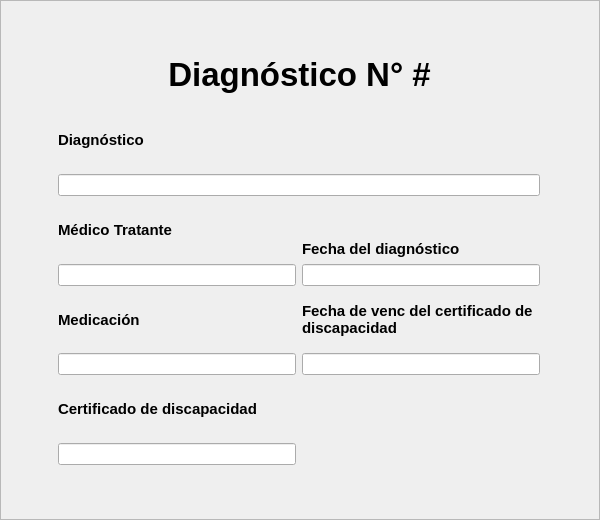
           <widget class="QDockWidget" name="dockWidget_diagnostico">
            <property name="minimumSize">
             <size>
              <width>600</width>
              <height>520</height>
             </size>
            </property>
            <property name="maximumSize">
             <size>
              <width>600</width>
              <height>520</height>
             </size>
            </property>
            <property name="styleSheet">
             <string/>
            </property>
            <property name="floating">
             <bool>true</bool>
            </property>
            <property name="features">
             <set>QDockWidget::DockWidgetClosable|QDockWidget::DockWidgetMovable</set>
            </property>
            <widget class="QWidget" name="dockWidgetContents">
             <layout class="QVBoxLayout" name="verticalLayout_46">
              <property name="spacing">
               <number>0</number>
              </property>
              <property name="leftMargin">
               <number>0</number>
              </property>
              <property name="topMargin">
               <number>0</number>
              </property>
              <property name="rightMargin">
               <number>0</number>
              </property>
              <property name="bottomMargin">
               <number>0</number>
              </property>
              <item>
               <widget class="QFrame" name="espacio_principal_2">
                <property name="styleSheet">
                 <string notr="true"/>
                </property>
                <property name="frameShape">
                 <enum>QFrame::StyledPanel</enum>
                </property>
                <property name="frameShadow">
                 <enum>QFrame::Raised</enum>
                </property>
                <property name="tipo" stdset="0">
                 <string>espacio_principal</string>
                </property>
                <layout class="QVBoxLayout" name="verticalLayout_11">
                 <item alignment="Qt::AlignHCenter|Qt::AlignVCenter">
                  <widget class="QFrame" name="frame_5">
                   <property name="minimumSize">
                    <size>
                     <width>519</width>
                     <height>447</height>
                    </size>
                   </property>
                   <property name="maximumSize">
                    <size>
                     <width>519</width>
                     <height>447</height>
                    </size>
                   </property>
                   <layout class="QVBoxLayout" name="verticalLayout_10">
                    <property name="spacing">
                     <number>0</number>
                    </property>
                    <property name="leftMargin">
                     <number>9</number>
                    </property>
                    <property name="topMargin">
                     <number>9</number>
                    </property>
                    <property name="rightMargin">
                     <number>9</number>
                    </property>
                    <property name="bottomMargin">
                     <number>9</number>
                    </property>
                    <item>
                     <widget class="QFrame" name="frame_4">
                      <property name="minimumSize">
                       <size>
                        <width>501</width>
                        <height>58</height>
                       </size>
                      </property>
                      <property name="maximumSize">
                       <size>
                        <width>501</width>
                        <height>58</height>
                       </size>
                      </property>
                      <property name="styleSheet">
                       <string notr="true">QFrame{
	border-bottom-left-radius:0px;
	border-bottom-right-radius:0px
}</string>
                      </property>
                      <property name="frameShape">
                       <enum>QFrame::StyledPanel</enum>
                      </property>
                      <property name="frameShadow">
                       <enum>QFrame::Raised</enum>
                      </property>
                      <property name="tipo" stdset="0">
                       <string>espacio_titulo_form</string>
                      </property>
                      <layout class="QHBoxLayout" name="horizontalLayout_4">
                       <item>
                        <widget class="QLabel" name="titulo">
                         <property name="minimumSize">
                          <size>
                           <width>483</width>
                           <height>40</height>
                          </size>
                         </property>
                         <property name="maximumSize">
                          <size>
                           <width>483</width>
                           <height>63</height>
                          </size>
                         </property>
                         <property name="font">
                          <font>
                           <family>Segoe UI</family>
                           <pointsize>25</pointsize>
                           <weight>75</weight>
                           <italic>false</italic>
                           <bold>true</bold>
                          </font>
                         </property>
                         <property name="styleSheet">
                          <string notr="true">QLabel{

	font-size:25pt;

}</string>
                         </property>
                         <property name="text">
                          <string>Diagnóstico N° #</string>
                         </property>
                         <property name="alignment">
                          <set>Qt::AlignCenter</set>
                         </property>
                         <property name="tipo" stdset="0">
                          <string>titulo_form</string>
                         </property>
                        </widget>
                       </item>
                      </layout>
                     </widget>
                    </item>
                    <item>
                     <widget class="QFrame" name="mostrar_diagnostico">
                      <property name="sizePolicy">
                       <sizepolicy hsizetype="Preferred" vsizetype="Preferred">
                        <horstretch>0</horstretch>
                        <verstretch>10</verstretch>
                       </sizepolicy>
                      </property>
                      <property name="minimumSize">
                       <size>
                        <width>500</width>
                        <height>371</height>
                       </size>
                      </property>
                      <property name="maximumSize">
                       <size>
                        <width>500</width>
                        <height>371</height>
                       </size>
                      </property>
                      <property name="styleSheet">
                       <string notr="true">QFrame#mostrar_diagnostico{
	border-top-left-radius:0px;
	border-top-right-radius:0px
}</string>
                      </property>
                      <property name="frameShape">
                       <enum>QFrame::Box</enum>
                      </property>
                      <property name="frameShadow">
                       <enum>QFrame::Plain</enum>
                      </property>
                      <property name="tipo" stdset="0">
                       <string>espacio_form</string>
                      </property>
                      <layout class="QGridLayout" name="gridLayout_4">
                       <item row="1" column="0">
                        <layout class="QVBoxLayout" name="verticalLayout_43">
                         <item>
                          <widget class="QLabel" name="label_medico_tratante">
                           <property name="font">
                            <font>
                             <family>Segoe UI</family>
                             <pointsize>11</pointsize>
                             <weight>75</weight>
                             <italic>false</italic>
                             <bold>true</bold>
                            </font>
                           </property>
                           <property name="styleSheet">
                            <string notr="true"/>
                           </property>
                           <property name="text">
                            <string>Médico Tratante</string>
                           </property>
                           <property name="scaledContents">
                            <bool>true</bool>
                           </property>
                           <property name="tipo" stdset="0">
                            <string>titulo_qlineedit</string>
                           </property>
                          </widget>
                         </item>
                         <item>
                          <widget class="QLineEdit" name="input_mostrar_medico_tratante">
                           <property name="readOnly">
                            <bool>true</bool>
                           </property>
                          </widget>
                         </item>
                        </layout>
                       </item>
                       <item row="1" column="1">
                        <layout class="QVBoxLayout" name="verticalLayout_41">
                         <item alignment="Qt::AlignBottom">
                          <widget class="QLabel" name="label_fecha_diagnostico">
                           <property name="font">
                            <font>
                             <family>Segoe UI</family>
                             <pointsize>11</pointsize>
                             <weight>75</weight>
                             <italic>false</italic>
                             <bold>true</bold>
                            </font>
                           </property>
                           <property name="styleSheet">
                            <string notr="true"/>
                           </property>
                           <property name="text">
                            <string>Fecha del diagnóstico</string>
                           </property>
                           <property name="scaledContents">
                            <bool>true</bool>
                           </property>
                           <property name="tipo" stdset="0">
                            <string>titulo_qlineedit</string>
                           </property>
                          </widget>
                         </item>
                         <item>
                          <widget class="QLineEdit" name="input_mostrar_fecha_diagnostico">
                           <property name="readOnly">
                            <bool>true</bool>
                           </property>
                          </widget>
                         </item>
                        </layout>
                       </item>
                       <item row="4" column="0">
                        <layout class="QVBoxLayout" name="verticalLayout_44">
                         <item>
                          <widget class="QLabel" name="label_certificado_discap">
                           <property name="font">
                            <font>
                             <family>Segoe UI</family>
                             <pointsize>11</pointsize>
                             <weight>75</weight>
                             <italic>false</italic>
                             <bold>true</bold>
                            </font>
                           </property>
                           <property name="styleSheet">
                            <string notr="true"/>
                           </property>
                           <property name="text">
                            <string>Certificado de discapacidad</string>
                           </property>
                           <property name="scaledContents">
                            <bool>true</bool>
                           </property>
                           <property name="tipo" stdset="0">
                            <string>titulo_qlineedit</string>
                           </property>
                          </widget>
                         </item>
                         <item>
                          <widget class="QLineEdit" name="input_mostrar_certificado_discap">
                           <property name="readOnly">
                            <bool>true</bool>
                           </property>
                          </widget>
                         </item>
                        </layout>
                       </item>
                       <item row="0" column="0" colspan="2">
                        <layout class="QVBoxLayout" name="verticalLayout_40">
                         <item>
                          <widget class="QLabel" name="label_diagnostico">
                           <property name="maximumSize">
                            <size>
                             <width>100</width>
                             <height>16777215</height>
                            </size>
                           </property>
                           <property name="font">
                            <font>
                             <family>Segoe UI</family>
                             <pointsize>11</pointsize>
                             <weight>75</weight>
                             <italic>false</italic>
                             <bold>true</bold>
                            </font>
                           </property>
                           <property name="styleSheet">
                            <string notr="true"/>
                           </property>
                           <property name="text">
                            <string>Diagnóstico</string>
                           </property>
                           <property name="scaledContents">
                            <bool>true</bool>
                           </property>
                           <property name="tipo" stdset="0">
                            <string>titulo_qlineedit</string>
                           </property>
                          </widget>
                         </item>
                         <item>
                          <widget class="QLineEdit" name="input_mostrar_diagnostico">
                           <property name="readOnly">
                            <bool>true</bool>
                           </property>
                          </widget>
                         </item>
                        </layout>
                       </item>
                       <item row="2" column="1">
                        <layout class="QVBoxLayout" name="verticalLayout_42">
                         <item>
                          <widget class="QLabel" name="label_fecha_venc_certificado">
                           <property name="font">
                            <font>
                             <family>Segoe UI</family>
                             <pointsize>11</pointsize>
                             <weight>75</weight>
                             <italic>false</italic>
                             <bold>true</bold>
                            </font>
                           </property>
                           <property name="styleSheet">
                            <string notr="true"/>
                           </property>
                           <property name="text">
                            <string>Fecha de venc del certificado de discapacidad</string>
                           </property>
                           <property name="scaledContents">
                            <bool>true</bool>
                           </property>
                           <property name="wordWrap">
                            <bool>true</bool>
                           </property>
                           <property name="tipo" stdset="0">
                            <string>titulo_qlineedit</string>
                           </property>
                          </widget>
                         </item>
                         <item>
                          <widget class="QLineEdit" name="input_mostrar_fecha_venc_certificado">
                           <property name="readOnly">
                            <bool>true</bool>
                           </property>
                          </widget>
                         </item>
                        </layout>
                       </item>
                       <item row="2" column="0">
                        <layout class="QVBoxLayout" name="verticalLayout_45">
                         <item>
                          <widget class="QLabel" name="label_medicacion">
                           <property name="font">
                            <font>
                             <family>Segoe UI</family>
                             <pointsize>11</pointsize>
                             <weight>75</weight>
                             <italic>false</italic>
                             <bold>true</bold>
                            </font>
                           </property>
                           <property name="styleSheet">
                            <string notr="true"/>
                           </property>
                           <property name="text">
                            <string>Medicación</string>
                           </property>
                           <property name="scaledContents">
                            <bool>true</bool>
                           </property>
                           <property name="tipo" stdset="0">
                            <string>titulo_qlineedit</string>
                           </property>
                          </widget>
                         </item>
                         <item>
                          <widget class="QLineEdit" name="input_mostrar_medicacion">
                           <property name="readOnly">
                            <bool>true</bool>
                           </property>
                          </widget>
                         </item>
                        </layout>
                       </item>
                      </layout>
                     </widget>
                    </item>
                   </layout>
                  </widget>
                 </item>
                </layout>
               </widget>
              </item>
             </layout>
            </widget>
           </widget>
